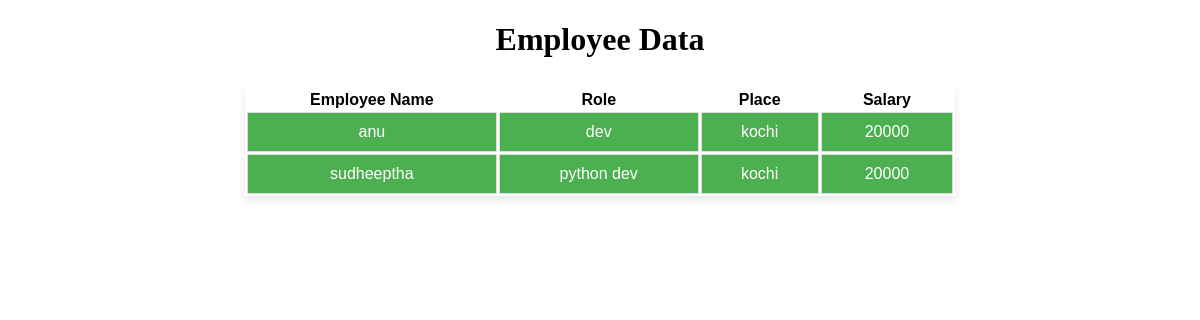
/employeelist/, run on an earlier commit of the app's database.
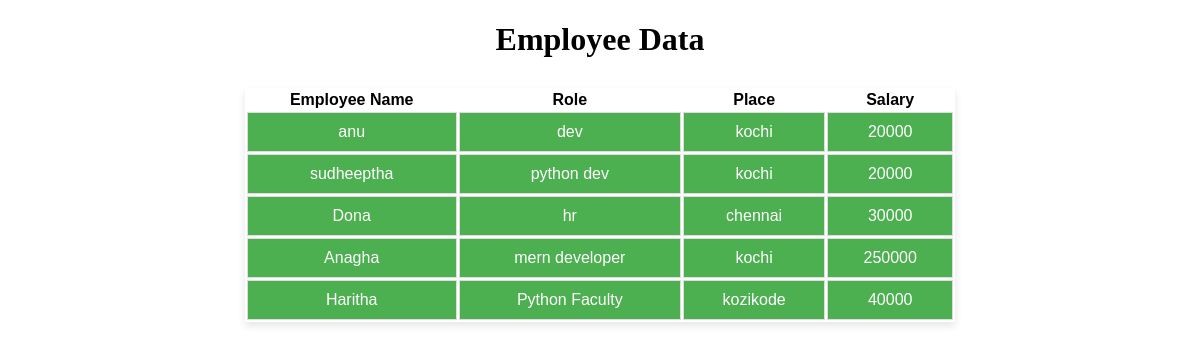
And on a later commit of the database.
### crm/models.py (models this page shows)
class Employeecrm(models.Model):
    name = models.CharField(max_length=20)
    role = models.CharField(max_length=20)
    place = models.CharField(max_length=20)
    salary = models.IntegerField()

### crm/views.py (the view)
# urls.py: path('employeelist/',EmployeeListView.as_view()),
class EmployeeListView(View):
        def get(self,request):
                data = Employeecrm.objects.all()
                return render(request,"employee_list.html",{"data":data})

### crm/templates/employee_list.html (shortened to what this page needs)
<!DOCTYPE html>
<html lang="en">
<head>
</head>
<body>
    <h1 style="text-align: center;">Employee Data</h1>
    <table  style="width: 60%; margin: 30px auto; font-family: Arial, sans-serif; font-size: 16px; box-shadow: 0 4px 8px rgba(0,0,0,0.1);">
        <th>Employee Name</th>
        <th>Role</th>
        <th>Place</th>
        <th>Salary</th>
    {% for emp in data %}
    <tr style="background-color: #4CAF50; color: white; text-align: center;">
        <td style="padding: 10px; border: 1px solid #ddd;">{{emp.name}}</td>
        <td style="padding: 10px; border: 1px solid #ddd;">{{emp.role}}</td>
        <td style="padding: 10px; border: 1px solid #ddd;">{{emp.place}}</td>
        <td style="padding: 10px; border: 1px solid #ddd;">{{emp.salary}}</td>
    </tr>
    {% endfor %}
    </table>
</body>
</html>

What changed in the data, as far as the page shows it:
added Employeecrm: name "Dona", role "hr", place "chennai", salary "30000"
added Employeecrm: name "Anagha", role "mern developer", place "kochi", salary "250000"
added Employeecrm: name "Haritha", role "Python Faculty", place "kozikode", salary "40000"
